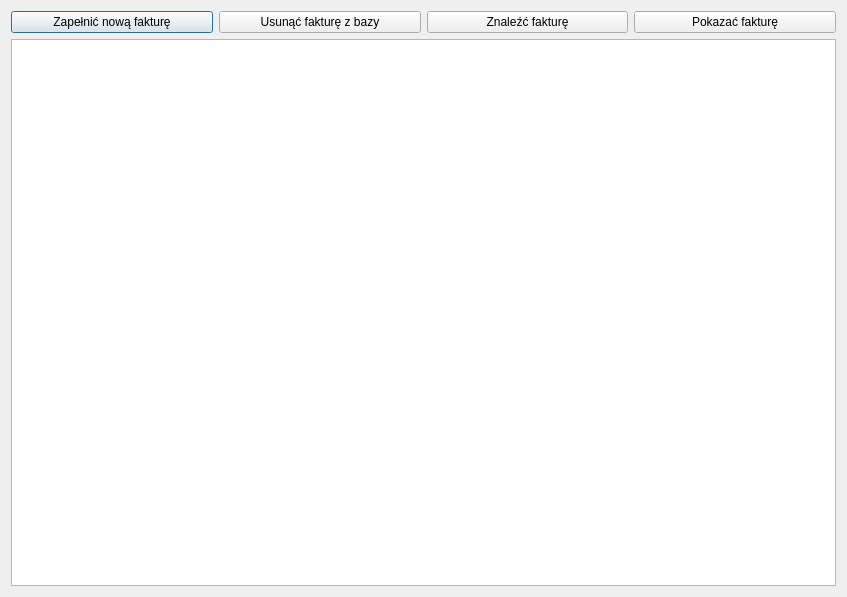
<?xml version="1.0" encoding="UTF-8"?>
<ui version="4.0">
 <class>ListaFaktur</class>
 <widget class="QDialog" name="ListaFaktur">
  <property name="geometry">
   <rect>
    <x>0</x>
    <y>0</y>
    <width>847</width>
    <height>597</height>
   </rect>
  </property>
  <property name="windowTitle">
   <string>Dialog</string>
  </property>
  <layout class="QHBoxLayout" name="horizontalLayout_2">
   <item>
    <layout class="QVBoxLayout" name="verticalLayout">
     <item>
      <layout class="QHBoxLayout" name="horizontalLayout">
       <item>
        <widget class="QPushButton" name="ZapelnicFaktureButton">
         <property name="text">
          <string>Zapełnić nową fakturę</string>
         </property>
        </widget>
       </item>
       <item>
        <widget class="QPushButton" name="UsunacFaktureButton">
         <property name="text">
          <string>Usunąć fakturę z bazy</string>
         </property>
        </widget>
       </item>
       <item>
        <widget class="QPushButton" name="ZnalezcButton">
         <property name="text">
          <string>Znaleźć fakturę</string>
         </property>
        </widget>
       </item>
       <item>
        <widget class="QPushButton" name="PokazButton">
         <property name="text">
          <string>Pokazać fakturę</string>
         </property>
        </widget>
       </item>
      </layout>
     </item>
     <item>
      <widget class="QListWidget" name="listWidget"/>
     </item>
    </layout>
   </item>
  </layout>
 </widget>
 <resources/>
 <connections/>
</ui>
